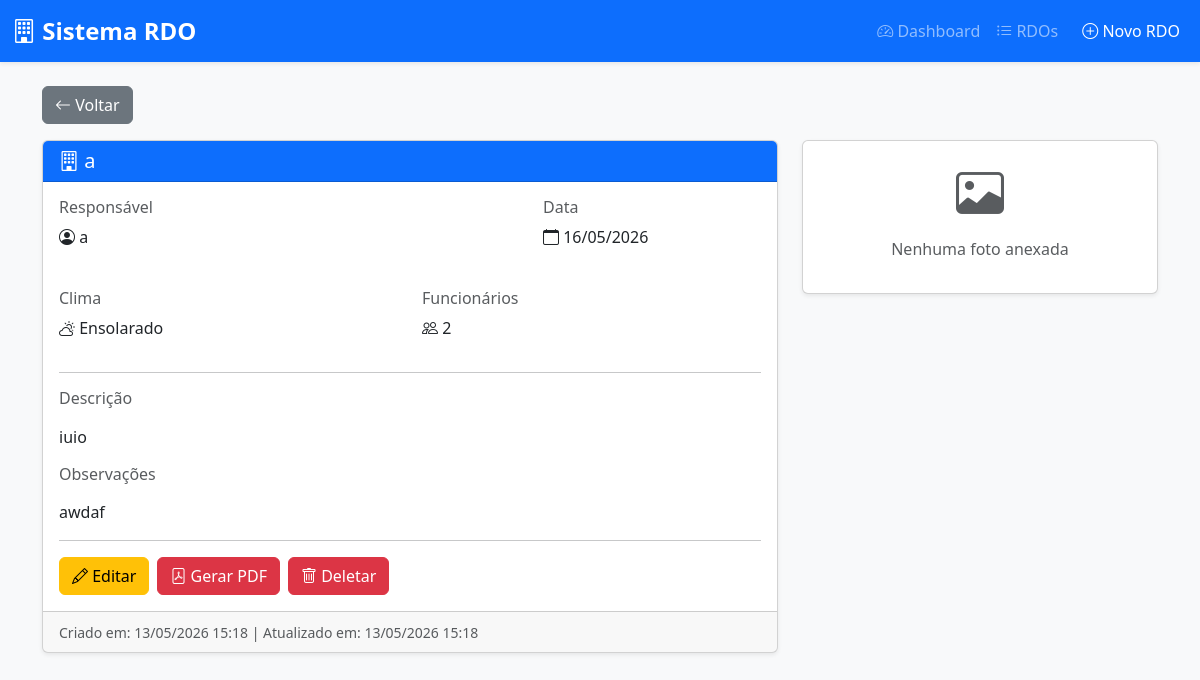
Page /rdo/1/ on the committed database.
### listag/models.py (models this page shows, shortened)
class RDO(models.Model):
    obra = models.CharField(
        verbose_name='Obra',
        max_length=100,
        null=False,
        blank=False
    )
    responsavel = models.CharField(
        verbose_name='Responsável',
        max_length=100,
        null=False,
        blank=False
    )
    descricao = models.TextField(
        verbose_name='Descrição',
        null=False,
        blank=False
    )
    data = models.DateField(
        verbose_name='Data',
        null=False,
        blank=False
    )
    clima = models.CharField(
        verbose_name='Clima',
        max_length=50,
        null=False,
        blank=False,
        choices=[
            ('ensolarado', 'Ensolarado'),
            ('nublado', 'Nublado'),
            ('chuvoso', 'Chuvoso'),
            ('parcialmente_nublado', 'Parcialmente Nublado'),
            ('tempestuoso', 'Tempestuoso'),
        ]
    )
    funcionarios = models.IntegerField(
        verbose_name='Número de Funcionários',
        null=False,
        blank=False
    )
    observacoes = models.TextField(
        verbose_name='Observações',
        blank=True,
        null=True
    )
    foto = models.ImageField(
        verbose_name='Foto',
        upload_to='rdo_fotos/',
        blank=True,
        null=True
    )
    criado_em = models.DateTimeField(
        verbose_name='Criado em',
        auto_now_add=True
    )
    atualizado_em = models.DateTimeField(
        verbose_name='Atualizado em',
        auto_now=True
    )
    class Meta:
        ordering = ['-data']
        verbose_name = 'RDO'
        verbose_name_plural = 'RDOs'

### listag/views.py (the view)
# urls.py: path('rdo/<int:pk>/', RDODetailView.as_view(), name='rdo-detalhes'),
class RDODetailView(DetailView):
    model = RDO
    template_name = 'listag/rdo_detail.html'
    context_object_name = 'rdo'

### listag/templates/listag/rdo_detail.html (shortened to what this page needs)
{% extends 'base.html' %}
{% block content %}
<div class="container">
    <div class="mb-3">
        <a href="{% url 'rdo-lista' %}" class="btn btn-secondary">
            <i class="bi bi-arrow-left"></i> Voltar
        </a>
    </div>
    <div class="row">
        <div class="col-md-8">
            <div class="card shadow-sm mb-4">
                <div class="card-header bg-primary text-white">
                    <h5 class="mb-0">
                        <i class="bi bi-building"></i> {{ rdo.obra }}
                    </h5>
                </div>
                <div class="card-body">
                    <div class="row mb-4">
                        <div class="col-md-8">
                            <h6 class="text-muted">Responsável</h4>
                            <p>
                                <i class="bi bi-person-circle"></i> {{ rdo.responsavel }}
                            </p>
                        </div>
                        <div class="col-md-4">
                            <h6 class="text-muted">Data</h6>
                            <p>
                                <i class="bi bi-calendar"></i> {{ rdo.data|date:"d/m/Y" }}
                            </p>
                        </div>
                    </div>
                    <div class="row mb-3">
                        <div class="col-md-6">
                            <h6 class="text-muted">Clima</h6>
                            <p>
                                <i class="bi bi-cloud-sun"></i> {{ rdo.get_clima_display }}
                            </p>
                        </div>
                        <div class="col-md-6">
                            <h6 class="text-muted">Funcionários</h6>
                            <p>
                                <i class="bi bi-people"></i> {{ rdo.funcionarios }}
                            </p>
                        </div>
                    </div>
                    <hr>
                    <h6 class="text-muted">Descrição</h6>
                    <p class="mb-3">{{ rdo.descricao|linebreaks }}</p>
                    {% if rdo.observacoes %}
                    <h6 class="text-muted">Observações</h6>
                    <p>{{ rdo.observacoes|linebreaks }}</p>
                    {% endif %}
                    <hr>
                    <div class="d-flex gap-2">
                        <a href="{% url 'rdo-editar' rdo.pk %}" class="btn btn-warning">
                            <i class="bi bi-pencil"></i> Editar
                        </a>
                        <a href="{% url 'rdo-pdf' rdo.pk %}" class="btn btn-danger" target="_blank">
                            <i class="bi bi-file-pdf"></i> Gerar PDF
                        </a>
                        <a href="{% url 'rdo-deletar' rdo.pk %}" class="btn btn-danger">
                            <i class="bi bi-trash"></i> Deletar
                        </a>
                    </div>
                </div>
                <div class="card-footer text-muted">
                    <small>
                        Criado em: {{ rdo.criado_em|date:"d/m/Y H:i" }} |
                        Atualizado em: {{ rdo.atualizado_em|date:"d/m/Y H:i" }}
                    </small>
                </div>
            </div>
        </div>
        <div class="col-md-4">
            {% if rdo.foto %}
            <div class="card shadow-sm">
                <div class="card-header bg-info text-white">
                    <h6 class="mb-0">
                        <i class="bi bi-image"></i> Foto
                    </h6>
                </div>
                <div class="card-body p-0">
                    <img src="{{ rdo.foto.url }}" class="img-fluid rounded" alt="{{ rdo.obra }}">
                </div>
            </div>
            {% else %}
            <div class="card shadow-sm">
                <div class="card-body text-center text-muted">
                    <i class="bi bi-image" style="font-size: 3rem;"></i>
                    <p class="mt-2">Nenhuma foto anexada</p>
                </div>
            </div>
            {% endif %}
        </div>
    </div>
</div>
{% endblock %}

### listag/templates/base.html (style rules this page uses)
body { background-color: #f8f9fa; }
.card { transition: transform 0.2s, box-shadow 0.2s; }

### rows in the picture
RDO: obra "a", responsavel "a", data "16/05/2026", clima "Ensolarado", funcionarios "2", descricao "iuio", observacoes "awdaf", criado_em "13/05/2026 15:18", atualizado_em "13/05/2026 15:18"
